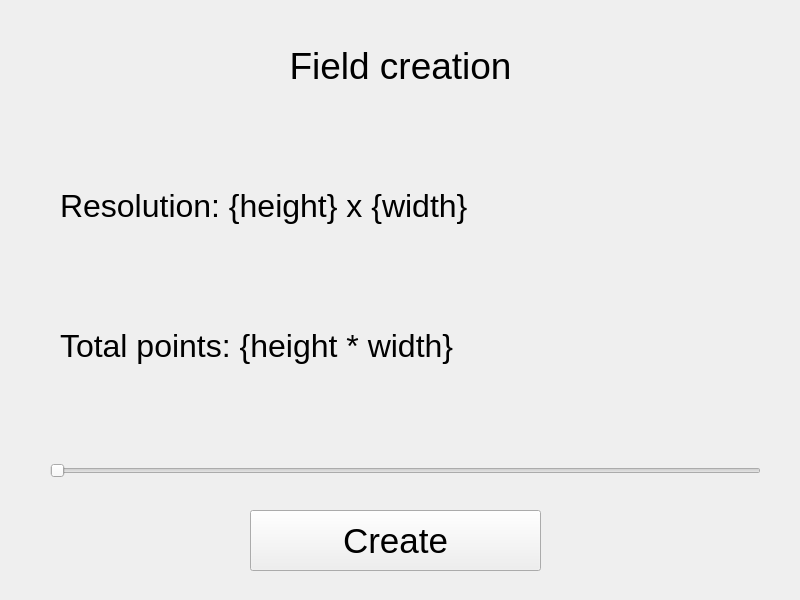
<?xml version="1.0" encoding="UTF-8"?>
<ui version="4.0">
 <class>Create</class>
 <widget class="QWidget" name="Create">
  <property name="geometry">
   <rect>
    <x>0</x>
    <y>0</y>
    <width>800</width>
    <height>600</height>
   </rect>
  </property>
  <property name="windowTitle">
   <string>Field creation</string>
  </property>
  <widget class="QLabel" name="tittle">
   <property name="geometry">
    <rect>
     <x>10</x>
     <y>10</y>
     <width>781</width>
     <height>111</height>
    </rect>
   </property>
   <property name="font">
    <font>
     <pointsize>28</pointsize>
    </font>
   </property>
   <property name="text">
    <string>Field creation</string>
   </property>
   <property name="alignment">
    <set>Qt::AlignmentFlag::AlignCenter</set>
   </property>
  </widget>
  <widget class="QSlider" name="horizontalSlider">
   <property name="geometry">
    <rect>
     <x>50</x>
     <y>440</y>
     <width>711</width>
     <height>61</height>
    </rect>
   </property>
   <property name="orientation">
    <enum>Qt::Orientation::Horizontal</enum>
   </property>
  </widget>
  <widget class="QLabel" name="label">
   <property name="geometry">
    <rect>
     <x>60</x>
     <y>160</y>
     <width>701</width>
     <height>91</height>
    </rect>
   </property>
   <property name="font">
    <font>
     <pointsize>24</pointsize>
    </font>
   </property>
   <property name="text">
    <string>Resolution: {height} x {width}</string>
   </property>
  </widget>
  <widget class="QLabel" name="label_2">
   <property name="geometry">
    <rect>
     <x>60</x>
     <y>300</y>
     <width>701</width>
     <height>91</height>
    </rect>
   </property>
   <property name="font">
    <font>
     <pointsize>24</pointsize>
    </font>
   </property>
   <property name="text">
    <string>Total points: {height * width}</string>
   </property>
  </widget>
  <widget class="QPushButton" name="Create_2">
   <property name="geometry">
    <rect>
     <x>250</x>
     <y>510</y>
     <width>291</width>
     <height>61</height>
    </rect>
   </property>
   <property name="font">
    <font>
     <pointsize>26</pointsize>
    </font>
   </property>
   <property name="text">
    <string>Create</string>
   </property>
  </widget>
 </widget>
 <resources/>
 <connections/>
</ui>
